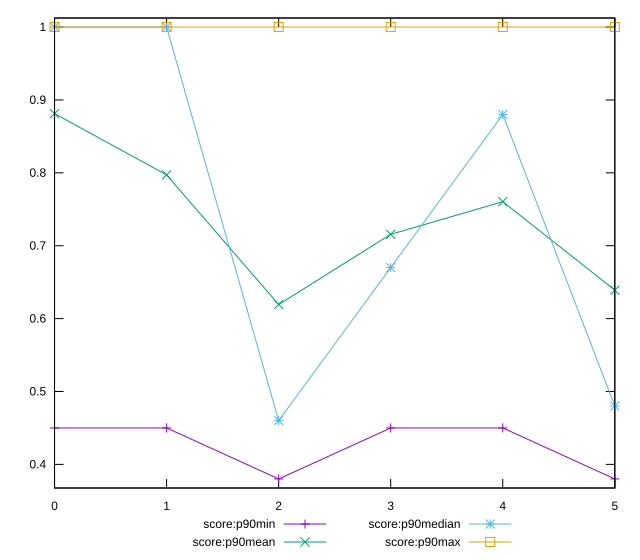

Write gnuplot code to recreate this figure.
reset

$scoreP90Min <<EOF
0 0.45
1 0.45
2 0.38
3 0.45
4 0.45
5 0.38
EOF

$scoreP90Mean <<EOF
0 0.8812087912087915
1 0.7971428571428575
2 0.6193406593406598
3 0.7156043956043959
4 0.7604395604395607
5 0.6390109890109894
EOF

$scoreP90Median <<EOF
0 1
1 1
2 0.46
3 0.67
4 0.88
5 0.48
EOF

$scoreP90Max <<EOF
0 1
1 1
2 1
3 1
4 1
5 1
EOF

set key outside below
set xrange [0:5]
set yrange [0.3676:1.0124]
set trange [0.3676:1.0124]
set terminal svg size 640, 560 enhanced background rgb 'white'
set output "reprap/offscreen-images/progression/score.svg"

plot $scoreP90Min title "score:p90min" with linespoints, \
     $scoreP90Mean title "score:p90mean" with linespoints, \
     $scoreP90Median title "score:p90median" with linespoints, \
     $scoreP90Max title "score:p90max" with linespoints

reset
